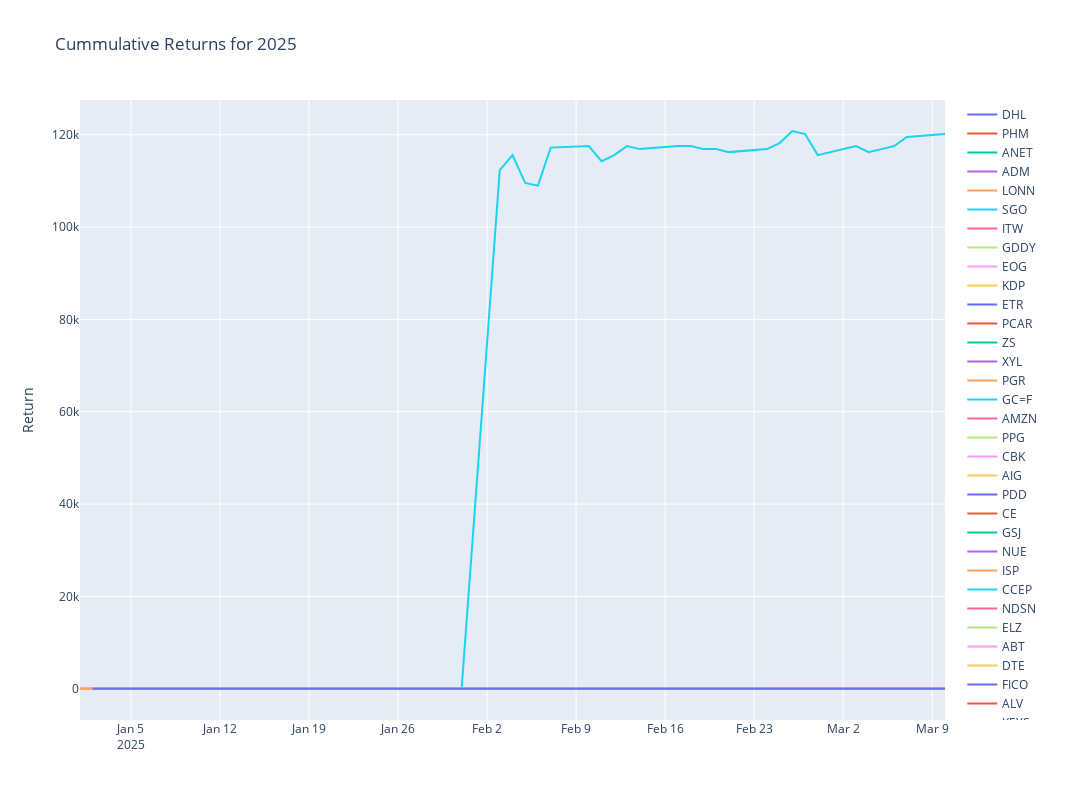

Here is the notebook cell this chart was saved with:
### Code cell
# Plotly
fig = make_subplots()

# Graph (1,1)
# Loop all stock files and get cummulative return for year
for stock in tqdm(index_list):
    f = os.path.join("../input", stock)
    df = pd.read_csv(f,index_col="Date",parse_dates=True)
    df['Cummulative_Return'] = cumulative_return(df["Adj Close"].loc[year])
    fig.add_trace(go.Scatter(x=df['Cummulative_Return'].loc[year].index,y=df['Cummulative_Return'].loc[year],mode="lines",name=stock.split('.')[0]),row=1,col=1)

# Update xaxis properties
fig.update_yaxes(title_text="Return", row=1, col=1)

fig.update_layout(height=800, width=1300,showlegend=True,title=f"Cummulative Returns for {year}")

fig.show()
